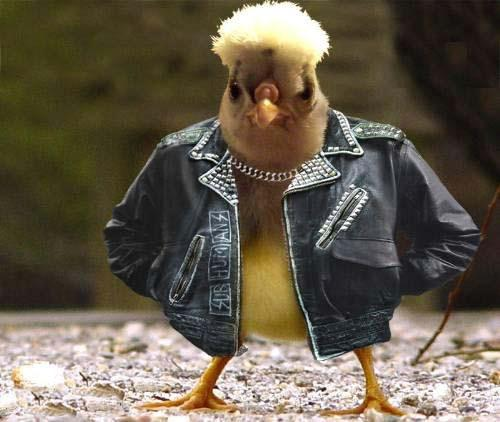
%> input picture KomputerowePO/Mateusz.Sulek/kurak.jpg, 500 x 422 px
$ octave zad3.m   (GNU Octave 9; MATLAB toolbox functions it lacks are replaced by stand-ins)
%> lines starting %> are read from the running program, lines starting %| are printed output that depends on the picture
L=imread('kurak.jpg');
%> L is the input picture: size 422x500x3 uint8; mean R, G, B 101.4, 92, 76.4
figure;
imshow(L);
L1=rgb2gray(L);
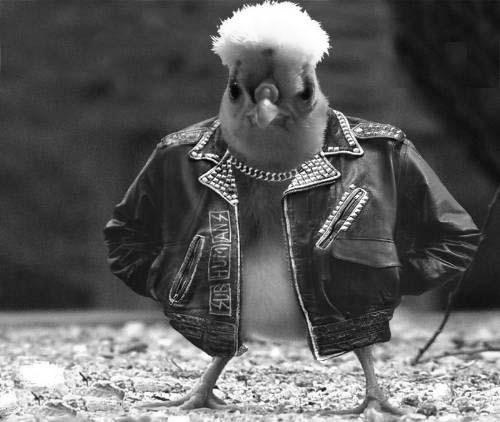
%> L1: size 422x500 uint8; min 0, max 255, mean 93
figure;
imshow(L1);
figure;
imhist(L1);
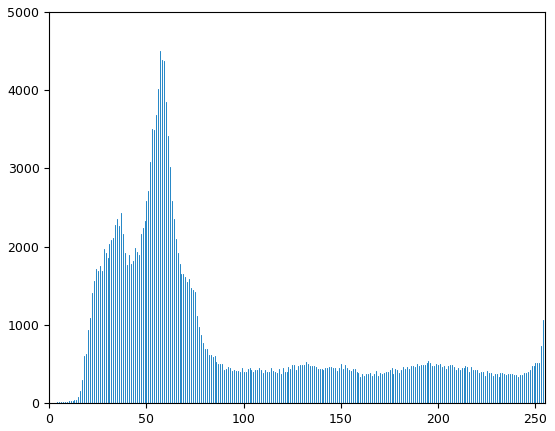
%> figure redrawn from the program's plot data; highest point at x = 57, y = 4506
[y,x]=imhist(L1);
%> y = 256 values, max 4506 at index 58, min 1 at index 1, mean 824.2; x = 256 values from 0 to 255
L2=imadjust(L1,[0 1],[150/255 220/255]);
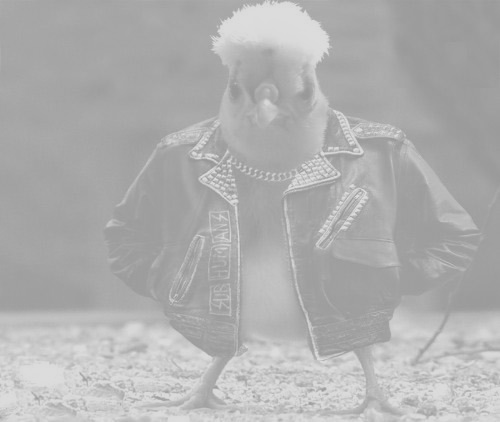
%> L2: size 422x500 uint8; min 150, max 220, mean 175.5
figure;
imshow(L2);
figure;
imhist(L2);
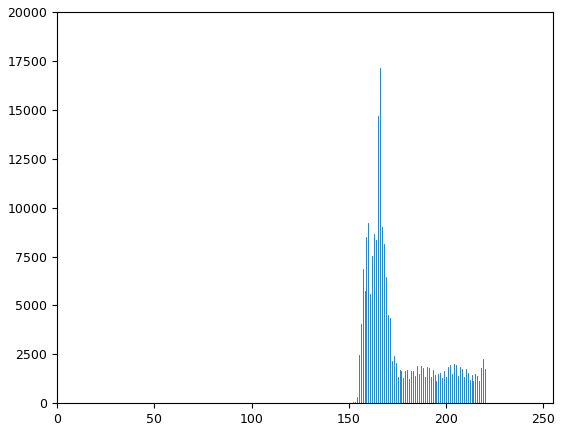
%> figure redrawn from the program's plot data; highest point at x = 166, y = 17112
[y,x]=imhist(L2);
%> y = 256 values, max 17112 at index 167, min 0 at index 1, mean 824.2
x=(1:256)'/256;
y=(1:128)'/128;
z=(1:64)'/64;
x1=ones(64,1);
r=[0.5*z;0.5*x1;1-y];
g=[z;1-z;x1*0.5;0.5-0.5*z];
b=[1-z;z;z;1-z];
mapa=[r g b];
figure;
imshow(L2,'Colormap',mapa);
figure;
rgbplot(mapa);

$ run again, with KomputerowePO/Mateusz.Sulek/portret.jpg copied over KomputerowePO/Mateusz.Sulek/kurak.jpg
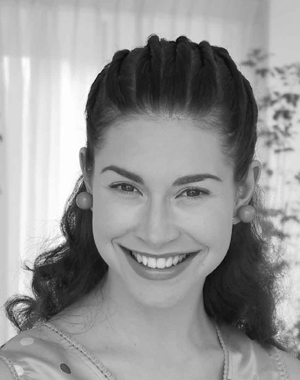
%> input picture KomputerowePO/Mateusz.Sulek/portret.jpg, 300 x 380 px
%> L is the input picture: size 380x300 uint8; min 5, max 255, mean 149.8
%> `imhist(L1);`:
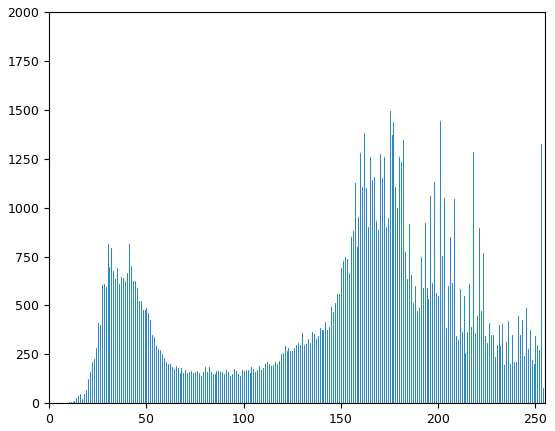
%> figure redrawn from the program's plot data; highest point at x = 175, y = 1494
%> `[y,x]=imhist(L1);`: y = 256 values, max 1494 at index 176, min 0 at index 1, mean 445.3; x = 256 values from 0 to 255
%> `imhist(L2);`:
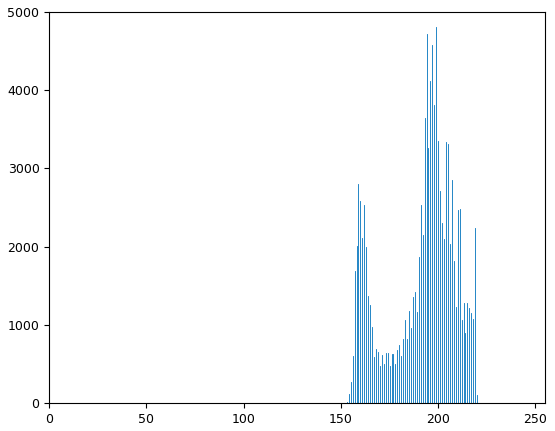
%> figure redrawn from the program's plot data; highest point at x = 199, y = 4802
%> `[y,x]=imhist(L2);`: y = 256 values, max 4802 at index 200, min 0 at index 1, mean 445.3
